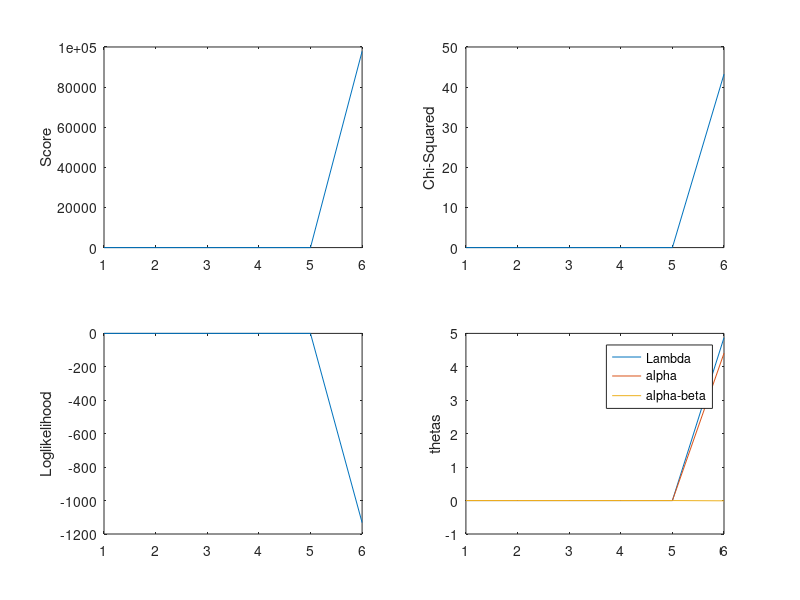

This chart was generated by the following MATLAB code:
% enter data from Emily
% imposes constraint on Lambda but leaves in the scoring
%used Genetics paper form to IRLS in Avise et al (1987)
clear all
N(1,1) = 103
N(1,2) = 167
N(1,3) = 126
N(2,1) = 142
N(2,2) =  86
N(2,3) =  58
N(3,1) = 170
N(3,2) = 108
N(3,3) =  88
NN = 0
k = 0
m = 7
for i=1:3
    for j=1:3
        k = k + 1
         O(k) = log(N(i,j));
        NN = NN + N(i,j);
    end
end
for i=1:3
    NR(i) = 0
    for j=1:3
        NR(i) = NR(i) + N(i,j)
    end
end
% use regression to initialize IRLS
X = [ 1 0 0 1 -1 0 1 0 0; 1 0 0 -1 1 0 1 0 0; 1 0 0 -1 -1 0 -1 0 0; 0 1 0 0 -1 -1 0 -1 1; 0 1 0 0 1 -1 0 1 0; 0 1 0 0 -1 1 0 1 0; 0 0 1 1 0 -1 0 0 1; 0 0 1 -1 0 -1 0 0 -1; 0 0 1 1 0 -1 0 0 1]
X = [ 1 1 -1 0 1 0 0; 1 -1 1 0 1 0 0; 1 -1 -1 0 -1 0 0; 1 0 -1 -1 0 -1 1; 1 0 1 -1 0 1 0; 1 0 -1 1 0 1 0; 1 1 0 -1 0 0 1; 1 -1 0 -1 0 0 -1; 1 1 0 -1 0 0 1]
X = [ 1 0 0 1 0 1 0; 1 0 0 -1 0 1 0; 1 0 0 -1 0 -1 0; 0 1 0 0 -1 0  0; 0 1 0 0 -1 0 0; 0 1 0 0 1 0  0; 0 0 1 1 -1 0 -1; 0 0 1 -1 -1 0 -1; 0 0 1 -1 1 0 1]

H = X'*X
O = O'
theta0 = inv(H)*X'*O
Pred = (X*theta0)
Exp=exp(Pred)
Obs=exp(O)
X2 = 0;
for i=1:9
    X2 = X2 + ((Obs(i))-Exp(i))^2/Exp(i)
end
for i=1:3
      k = 3*(i-1)
    ER(i) = 0
    for j=1:3
        ER(i) = ER(i) + Exp(k+j)
    end
end
'initial',X2,theta0
%IRLS
beta = theta0
iter = 100
%start IRLS
error = 1000
while error > 10^-8
   % calculate Ks from model and parameters
K = exp(X*beta)
for i=1:3
   k = 3*(i-1)
   for j=1:3
       K(k+j) = K(k+j)/NR(i)
   end
end
    A = diag(K)
    A = inv(A)
   
         info = X'*A*X
         info = NN*info
         VAR = inv(info)
         S = A*O
         Y = S + NN*A*X*beta
         betastar=VAR*X'*Y
        Pred = (X*betastar)
        Exp = exp(Pred)
        for i=1:3
      k = 3*(i-1)
      % calculate expected marginal counts for each cross
    ER(i) = 0;
    for j=1:3
        ER(i) = ER(i) + Exp(k+j);
    end
        end
% After getting expected margins, update the betastar to enforce these
% margins
         for i=1:3
    betastar(i)=betastar(i) - log(ER(i)/NR(i));
         end
    % update predictions once the margins are enforced for each cross
      Pred = (X*betastar)
        Exp = exp(Pred)   
%calculate error in marginal counts of crosses
        diff = ER(1) -NR(1) + ER(2) - NR(2) + ER(3) - NR(3)
        Obs=exp(O)
        X2 = 0;
        for i=1:9
            X2 = X2 +(Obs(i)-Exp(i))^2/Exp(i);
        end
        k
        X2
        chisq(k) = X2;
        error = (betastar-beta)'*(betastar-beta)
        rel = (beta)'*(beta)
        error = error/rel
        beta = betastar;
        for i=1:m
            sd(i) = sqrt(VAR(i,i));
        end
        sdd = sd'
        parameters = [beta,sdd]
        Score(k) = sum(X'*Y);
        lnL=0;
        for i=1:9
            lnL = lnL + Obs(i)*log(K(i));
        end
        Like(k) = lnL;
        beta1(k) = beta(1);
        beta2(k) = beta(2);
        beta4(k) = beta(4);
        
end
subplot(2,2,1)
plot(1:k,Score)
ylabel('Score')
subplot(2,2,2)
plot(1:k,chisq)
ylabel('Chi-Squared')
subplot(2,2,3)
plot(1:k,Like)
ylabel('Loglikelihood')
subplot(2,2,4)
xx=1:k;
plot(xx,beta1,xx,beta2,xx,beta4)
legend('Lambda','alpha','alpha-beta')
ylabel('thetas')